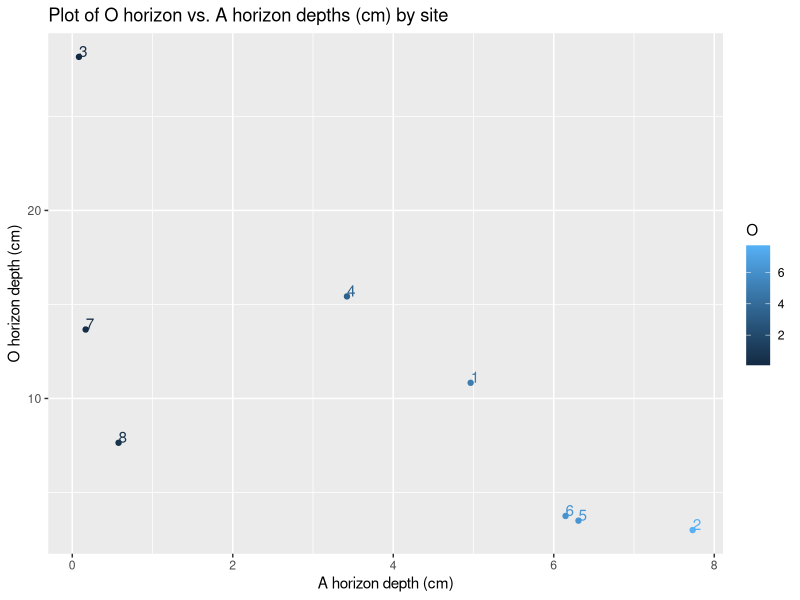

Here is the R script that generated this plot: (Note: this script raises an error after producing the figure.)
## ---- chunk 1
knitr::opts_chunk$set(echo = TRUE)
## ---- chunk 2
library(tidyverse)
library(dplyr)
library(stringr)
library(viridis)
library(magrittr)


OA_thick <- read.csv("OA_thickness_2019_20_join.csv", header=T, na.strings=c("", " ", "NA"))
class(OA_thick)

#as.tbl(OA_thick) #set as tibble. was having issues with coercing to a dataframe (using as.data.frame)

str(OA_thick)
head(OA_thick)

OA_thick[46,11] <- as.numeric(13) #depending on where the last source file was saved from, this cell may be imported as a date. The correct value should be 13 (cm). D5A R2 (2019), A_thk = 13.

#set all data types for the dataframe

OA_thick$date %>% as.Date()
OA_thick$site %>%  as.character()
OA_thick$treatment %>%  as.character()
OA_thick$forest_type %>%  as.character()
OA_thick$inv_lvl %>% as.numeric()
OA_thick$plot %>% as.character()
OA_thick$totalO_thk %>% as.numeric()
OA_thick$Oi_thk %>% as.numeric()
OA_thick$Oe_thk %>% as.numeric()
OA_thick$Oa_thk %>% as.numeric()
OA_thick$A_thk %>% as.numeric()
OA_thick$A_type %>% as.character()
OA_thick$source %>% as.character()
OA_thick$sample_number %>% as.character()
OA_thick$bulk_density %>% as.numeric()




str(OA_thick)
view(OA_thick)

## ---- chunk 3


## ---- chunk 4

#O_mean_summary
O_mean_sum <- OA_thick %>% 
group_by(site) %>% 
  drop_na(totalO_thk) %>% 
  summarize(mean_O_thk = mean(mean(totalO_thk)), SD = sd(totalO_thk), n = length(site))

O_mean_sum %<>%   #Adding in SE to the dataframe  
mutate(SE = SD/sqrt(length(SD)))
view(O_mean_sum)

write.table(O_mean_sum, file = "O_mean_sum.csv", sep = ",")


#A_mean_summary
A_mean_sum <- OA_thick %>% 
group_by(site) %>% 
  drop_na(A_thk) %>% 
  summarize(mean_A_thk = mean(mean(A_thk)), SD = sd(A_thk), n = length(site))

A_mean_sum %<>%   #Adding in SE to the dataframe  
mutate(SE = SD/sqrt(length(SD)))
view(A_mean_sum)

write.table(A_mean_sum, file = "A_mean_sum.csv", sep = ",")

## ---- chunk 5
#Step 1:
O <- O_mean_sum$mean_O_thk
A <- A_mean_sum$mean_A_thk
#view(O)
#view(A)

OA_means.df <- data.frame(v1 = c("C2A","C2B","C5A","C5B","D2A","D2B","D5A","D5B"), v2 = c("C2", "C2", "C5", "C5", "D2", "D2", "D5", "D5"), v3 = O, v4 = A)
colnames(OA_means.df) = c("site", "treatment", "O","A")


view(OA_means.df)
str(OA_means.df)

#Step 2:
qplot(O, A, data = OA_means.df, label = rownames(OA_means.df), 
      geom=c("point", "text"),
      hjust=0, vjust=0,
      color = O,
      xlab = "A horizon depth (cm)",
      ylab = "O horizon depth (cm)",
      main = "Plot of O horizon vs. A horizon depths (cm) by site")


## ---- chunk 6

O_plot.FUN <- function(data){
  Oplot <- ggplot(data, aes(x = O, y = A, fill = )) +
  scale_fill_viridis(discrete = TRUE) +
  geom_col(position = position_dodge()) +
  geom_errorbar(aes(ymin = mean-SE, ymax = mean+SE),
                width = .2,
                position = position_dodge(.9))
  Wplot <- Wplot + ggtitle("Itasca 2019 Worms") +
    theme(plot.title = element_text(size = rel(1.8), margin = margin(b = 10)))+
    theme(axis.text.x = element_text(size = rel(1.4))) +
    theme(axis.text.y = element_text(size = rel(1.4))) 
  Wplot <- Wplot +
    labs(x= "Site", y = "EW biomass (g/m2)", size = rel(1.8)) +
    theme(axis.title.x = element_text(size = rel(1.5), face = "bold", margin = margin(t = 8)))+
    theme(axis.title.y = element_text(size = rel(1.5), face = "bold", margin = margin(r = 8)))+
    theme(legend.text = element_text(size = rel(1.4))) +
    theme(legend.title = element_text(size = rel(1.4)))
  
 print(Wplot) #print
}

wormplot.FUN(wormplot.df) #run the function
